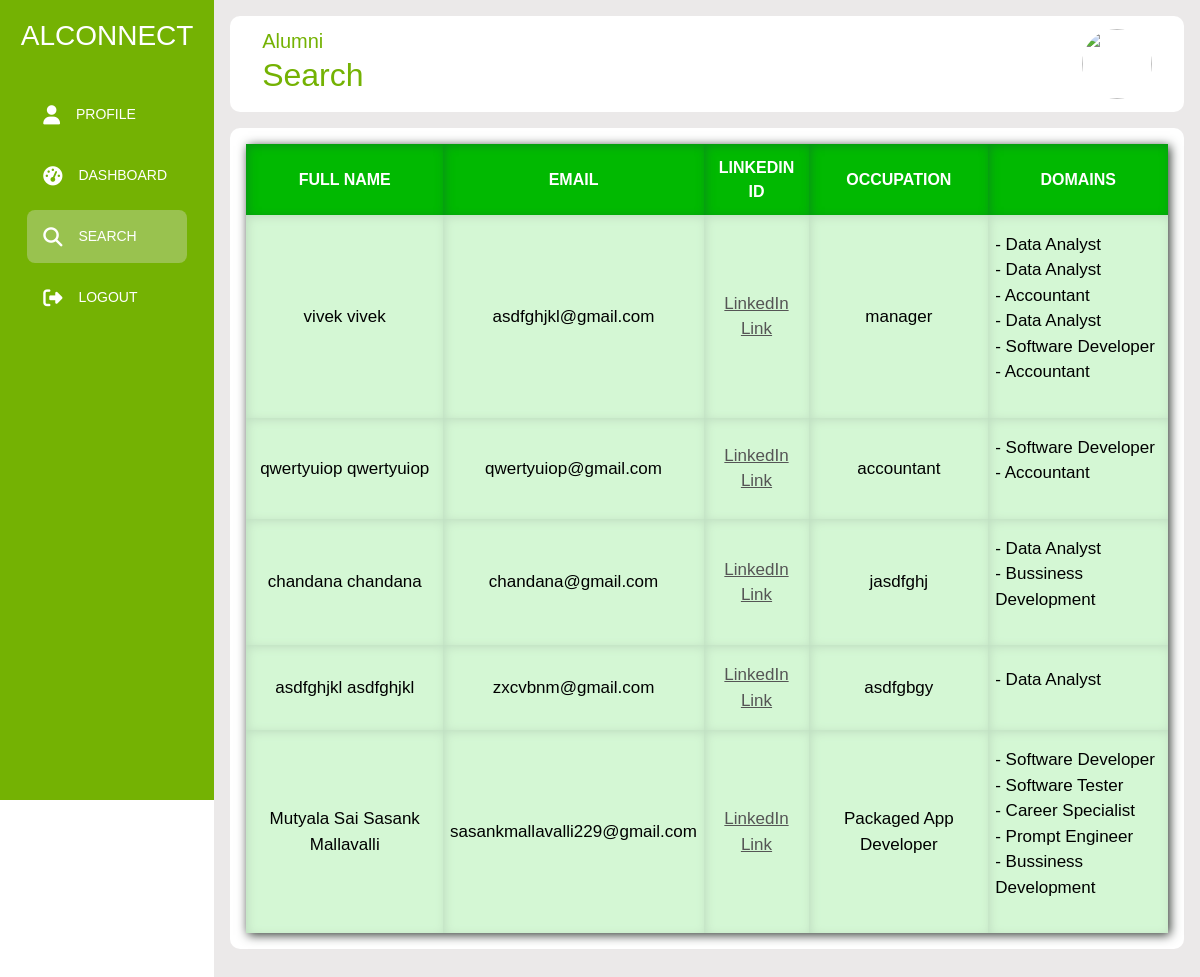
The page /student_search.php (signed in) on the database its author committed.
### tables this page shows
CREATE TABLE `alumni_record` (
  `id` int(11) NOT NULL,
  `firstname` varchar(124) NOT NULL,
  `lastname` varchar(124) NOT NULL,
  `gender` varchar(10) NOT NULL,
  `email` varchar(255) NOT NULL,
  `phone` varchar(20) NOT NULL,
  `contact` varchar(20) NOT NULL,
  `studentID` varchar(10) NOT NULL,
  `year` int(4) NOT NULL,
  `linkedin` varchar(255) NOT NULL,
  `qualification` varchar(7) NOT NULL,
  `occupation` varchar(128) NOT NULL,
  `password` varchar(255) NOT NULL
);

CREATE TABLE `alumni_domains` (
  `id` int(11) NOT NULL,
  `email` varchar(255) NOT NULL,
  `domains` varchar(255) NOT NULL
);

### student_search.php (the view, shortened to what this page needs)
<?php
    require_once "connection.php";
?>
<!DOCTYPE html>
<html lang="en">
<head>
    <link rel="stylesheet" href="https://cdn.jsdelivr.net/npm/bootstrap@5.2.3/dist/css/bootstrap.min.css">
    <link rel="stylesheet" href="https://cdnjs.cloudflare.com/ajax/libs/font-awesome/6.4.0/css/all.min.css"/>
    <link rel="stylesheet" href="student_search.css">
</head>
<body>
        <div class="sidebar">
            <div class="logo">
                <h3>ALCONNECT</h3>
            </div>
            <ul class="menu">
                <li>
                    <a href="student_profile.php">
                       <i class="fas fa-user"></i>
                        <span>Profile</span>
                    </a>
                </li>
                <li>
                    <a href="student_dashboard.php">
                       <i class="fas fa-tachometer-alt"></i>
                        <span>Dashboard</span>
                    </a>
                </li>
                <li class="active">
                    <a href="#">
                       <i class="fas fa-search"></i>
                        <span>Search</span>
                    </a>
                </li>
                <li>
                    <a href="student_logout.php">
                       <i class="fas fa-sign-out-alt"></i>
                        <span>Logout</span>
                    </a>
                </li>
            </ul>
        </div>
        <div class="main--content">
            <div class="header--wrapper">
                <div class="header--title">
                    <span>Alumni</span>
                    <h2>Search</h2>
                </div>
                <div class="user--info">
                    <a href="https://www.gecgudlavalleru.ac.in" target="_blank"><img src="Images/gud_logo.jpeg" alt=""></a>
                </div>
            </div>
            <div class="search--content">
                <table class="search--table">
                    <tr class="search--title">
                        <th>Full Name</th>
                        <th>Email</th>
                        <th>LinkedIn ID</th>
                        <th>Occupation</th>
                        <th>Domains</th>
                    </tr>
                    <?php
                        $sql = "SELECT * FROM alumni_record";
                        $result = mysqli_query($conn, $sql);
                        if($result){
                            while($row=mysqli_fetch_assoc($result)){
                                $firstname=$row['firstname'];
                                $lastname=$row['lastname'];
                                $email=$row['email'];
                                $linkedin=$row['linkedin'];
                                $occupation=$row['occupation'];
                                    ?>
                                        <tr>
                                            <td ><?php  echo $firstname.' '.$lastname;  ?></td>
                                            <td ><?php  echo $email;  ?></td>
                                            <td > <a href="<?php  echo $linkedin;  ?>" target="_blank">LinkedIn Link</a></td>
                                            <td ><?php  echo $occupation;  ?></td>
                                            <td><p class='domains'>
                                            <?php
                                                $sql = "SELECT * FROM alumni_domains where email='$email'";
                                                $answer = mysqli_query($conn, $sql);
                                                if($answer){
                                                    if(mysqli_num_rows($answer) > 0){
                                                        foreach($answer as $item){
                                                            echo '- '.$item['domains']
                                            ?>
                                            <br><?php
                                                            }
                                                        }
                                                    }
                                                ?>
                                            </p></td>
                                        </tr>
                                    <?php
                                 }
                            }
                    ?>
                 </table>
            </div>
        </div>
    </body>
</html>

### student_search.css (style rules this page uses)
* { margin: 0; padding: 0; box-sizing: border-box; border: none; outline: none; font-family: 'Poppins', sans-serif; }
body { display: flex; height: 80em; }
.sidebar { position: sticky; top: 0; left: 0; bottom: 0; width: 250px; height: 100vh; padding: 0 1.7rem; color: #fff; overflow: hidden; transition: all 0.5s linear; background: rgb(116, 178, 3); }
.logo { display: flex; justify-content: center; align-items: center; height: 80px; padding: 16px; }
.menu { height: 88%; position: relative; list-style: none; padding: 0; }
.menu li { padding: 1em; margin: 8px 0; border-radius: 8px; transition: all .5s ease-in-out; }
.menu li:hover, .active { background: #e0e0e058; }
.menu a { color: #fff; font-size: 14px; text-decoration: none; display: flex; align-items: center; text-transform: uppercase; gap: 1rem; }
.menu a span { overflow: hidden; }
.menu a i { font-size: 1.2rem; }
.main--content { position: relative; background: #ebe9e9; width: 100%; padding: 1rem; }
.header--wrapper img { width: 70px; height: 70px; border-radius: 50%; cursor: pointer; }
.header--wrapper { display: flex; justify-content: space-between; align-items: center; flex-wrap: wrap; background: #fff; border-radius: 10px; padding: 10px 2rem; margin-bottom: 1rem; font-size: 20px; }
.header--title { color: rgb(116, 178, 3); }
.search--content { background: #fff; border-radius: 10px; color: #000; width: 100%; font-family: 'Trebuchet MS', sans-serif; padding: 1em; display: flex; justify-content: center; align-items: center; }
.search--table { width: 100%; box-shadow: #2f3630 2px 2px 10px 0px; }
.search--title { background: rgb(1, 185, 1); color: #fff; text-transform: uppercase; }
.search--title th { padding: 0.7em 0.3em; text-align: center; box-shadow: #099317 2px 2px 10px 0px inset; }
.search--table td { padding: 1em 0.4em; text-align: center; background: rgb(212, 247, 212); box-shadow: #bfddc1 2px 2px 10px 0px inset; font-size: 17px; }
.search--table td a { color: #555; }
.search--table td p { text-align: left; }

### rows shown on the page
alumni_record: firstname "vivek", lastname "vivek", email "asdfghjkl@gmail.com", occupation "manager"
alumni_domains: domains "Data Analyst"
alumni_domains: domains "Data Analyst"
alumni_domains: domains "Accountant"
alumni_domains: domains "Data Analyst"
alumni_domains: domains "Software Developer"
alumni_domains: domains "Accountant"
alumni_record: firstname "qwertyuiop", lastname "qwertyuiop", email "qwertyuiop@gmail.com", occupation "accountant"
alumni_domains: domains "Software Developer"
alumni_domains: domains "Accountant"
alumni_record: firstname "chandana", lastname "chandana", email "chandana@gmail.com", occupation "jasdfghj"
alumni_domains: domains "Data Analyst"
alumni_domains: domains "Bussiness Development"
alumni_record: firstname "asdfghjkl", lastname "asdfghjkl", email "zxcvbnm@gmail.com", occupation "asdfgbgy"
alumni_domains: domains "Data Analyst"
alumni_record: firstname "Mutyala Sai Sasank", lastname "Mallavalli", email "sasankmallavalli229@gmail.com", occupation "Packaged App Developer"
alumni_domains: domains "Software Developer"
alumni_domains: domains "Software Tester"
alumni_domains: domains "Career Specialist"
alumni_domains: domains "Prompt Engineer"
alumni_domains: domains "Bussiness Development"
